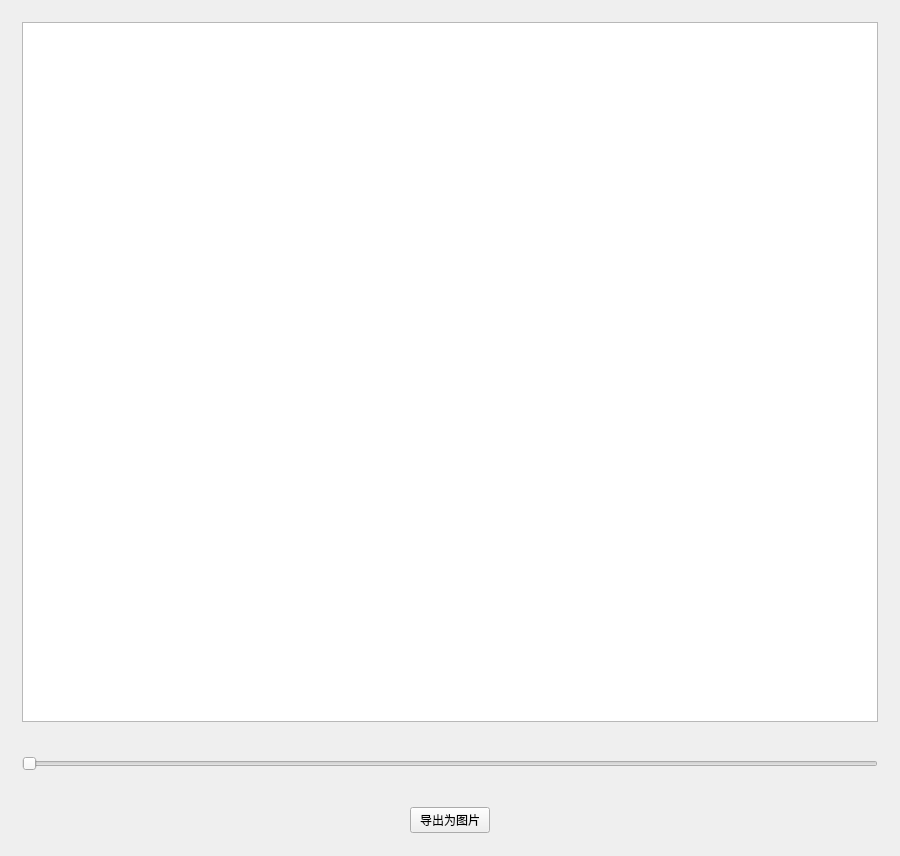
<?xml version="1.0" encoding="UTF-8"?>
<ui version="4.0">
 <class>MainWindow</class>
 <widget class="QMainWindow" name="MainWindow">
  <property name="geometry">
   <rect>
    <x>0</x>
    <y>0</y>
    <width>900</width>
    <height>800</height>
   </rect>
  </property>
  <property name="windowTitle">
   <string>MainWindow</string>
  </property>
  <widget class="QWidget" name="contentWidget">
   <layout class="QVBoxLayout" name="verticalLayout">
    <item>
     <widget class="QWidget" name="graphicsViewWidget" native="true">
      <layout class="QGridLayout" name="gridLayout_2">
       <item row="0" column="0">
        <widget class="QGraphicsView" name="graphicsView">
         <property name="minimumSize">
          <size>
           <width>800</width>
           <height>700</height>
          </size>
         </property>
        </widget>
       </item>
      </layout>
     </widget>
    </item>
    <item>
     <widget class="QWidget" name="scaleSliderWidget" native="true">
      <property name="minimumSize">
       <size>
        <width>0</width>
        <height>50</height>
       </size>
      </property>
      <property name="maximumSize">
       <size>
        <width>16777215</width>
        <height>50</height>
       </size>
      </property>
      <layout class="QGridLayout" name="gridLayout">
       <item row="0" column="0">
        <widget class="QSlider" name="scaleSlider">
         <property name="orientation">
          <enum>Qt::Horizontal</enum>
         </property>
        </widget>
       </item>
      </layout>
     </widget>
    </item>
    <item>
     <widget class="QWidget" name="exportImgBtnWidget" native="true">
      <property name="minimumSize">
       <size>
        <width>0</width>
        <height>50</height>
       </size>
      </property>
      <property name="maximumSize">
       <size>
        <width>16777215</width>
        <height>50</height>
       </size>
      </property>
      <layout class="QGridLayout" name="gridLayout_4">
       <item row="0" column="0">
        <spacer name="leftHorizontalSpacer">
         <property name="orientation">
          <enum>Qt::Horizontal</enum>
         </property>
         <property name="sizeHint" stdset="0">
          <size>
           <width>386</width>
           <height>20</height>
          </size>
         </property>
        </spacer>
       </item>
       <item row="0" column="1">
        <widget class="QPushButton" name="exportImgBtn">
         <property name="text">
          <string>导出为图片</string>
         </property>
        </widget>
       </item>
       <item row="0" column="2">
        <spacer name="rightHorizontalSpacer">
         <property name="orientation">
          <enum>Qt::Horizontal</enum>
         </property>
         <property name="sizeHint" stdset="0">
          <size>
           <width>385</width>
           <height>20</height>
          </size>
         </property>
        </spacer>
       </item>
      </layout>
     </widget>
    </item>
   </layout>
  </widget>
 </widget>
 <layoutdefault spacing="6" margin="11"/>
 <resources/>
 <connections/>
</ui>
